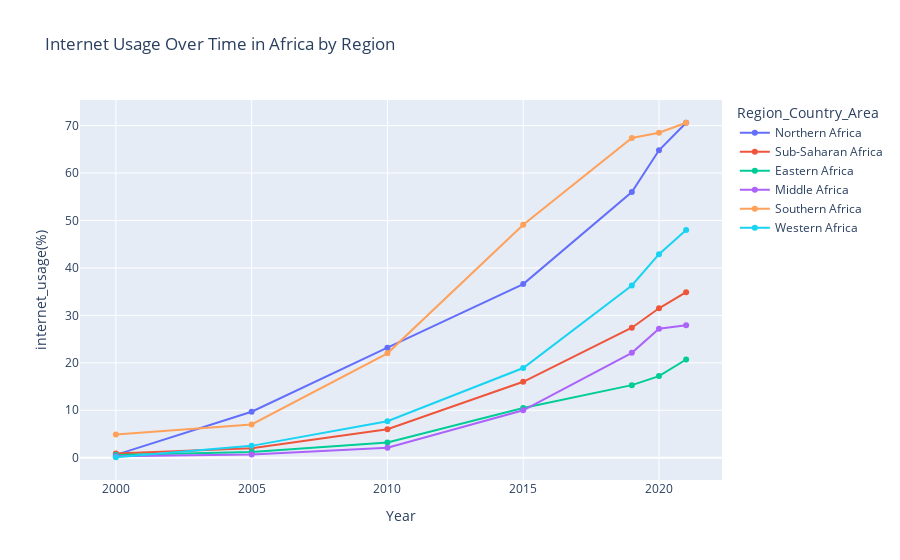

Notebook cell for this chart:
### Markdown cell above
* **Different African Regions**

### Code cell
fig = px.line(
    african_internet,
    x='Year',
    y='internet_usage(%)',
    color='Region_Country_Area',
    markers=True,
    title='Internet Usage Over Time in Africa by Region'
)

fig.show()

### Figure 1 — Plotly figure (JSON) as saved in the notebook; plotly's stock layout.template omitted (floating-point values rounded to 4 significant figures)
{"data": [{"hovertemplate": "Region_Country_Area=Northern Africa<br>Year=%{x}<br>internet_usage(%)=%{y}<extra></extra>", "legendgroup": "Northern Africa", "line": {"color": "#636efa", "dash": "solid"}, "marker": {"symbol": "circle"}, "mode": "lines+markers", "name": "Northern Africa", "orientation": "v", "showlegend": true, "type": "scatter", "x": [2000, 2005, 2010, 2015, 2019, 2020, 2021], "xaxis": "x", "y": [0.6, 9.7, 23.2, 36.6, 56, 64.8, 70.6], "yaxis": "y"}, {"hovertemplate": "Region_Country_Area=Sub-Saharan Africa<br>Year=%{x}<br>internet_usage(%)=%{y}<extra></extra>", "legendgroup": "Sub-Saharan Africa", "line": {"color": "#EF553B", "dash": "solid"}, "marker": {"symbol": "circle"}, "mode": "lines+markers", "name": "Sub-Saharan Africa", "orientation": "v", "showlegend": true, "type": "scatter", "x": [2000, 2005, 2010, 2015, 2019, 2020, 2021], "xaxis": "x", "y": [0.9, 2, 6, 16, 27.4, 31.5, 34.9], "yaxis": "y"}, {"hovertemplate": "Region_Country_Area=Eastern Africa<br>Year=%{x}<br>internet_usage(%)=%{y}<extra></extra>", "legendgroup": "Eastern Africa", "line": {"color": "#00cc96", "dash": "solid"}, "marker": {"symbol": "circle"}, "mode": "lines+markers", "name": "Eastern Africa", "orientation": "v", "showlegend": true, "type": "scatter", "x": [2000, 2005, 2010, 2015, 2019, 2020, 2021], "xaxis": "x", "y": [0.6, 1.2, 3.2, 10.5, 15.3, 17.2, 20.7], "yaxis": "y"}, {"hovertemplate": "Region_Country_Area=Middle Africa<br>Year=%{x}<br>internet_usage(%)=%{y}<extra></extra>", "legendgroup": "Middle Africa", "line": {"color": "#ab63fa", "dash": "solid"}, "marker": {"symbol": "circle"}, "mode": "lines+markers", "name": "Middle Africa", "orientation": "v", "showlegend": true, "type": "scatter", "x": [2000, 2005, 2010, 2015, 2019, 2020, 2021], "xaxis": "x", "y": [0.3, 0.7, 2.1, 10, 22.1, 27.2, 27.9], "yaxis": "y"}, {"hovertemplate": "Region_Country_Area=Southern Africa<br>Year=%{x}<br>internet_usage(%)=%{y}<extra></extra>", "legendgroup": "Southern Africa", "line": {"color": "#FFA15A", "dash": "solid"}, "marker": {"symbol": "circle"}, "mode": "lines+markers", "name": "Southern Africa", "orientation": "v", "showlegend": true, "type": "scatter", "x": [2000, 2005, 2010, 2015, 2019, 2020, 2021], "xaxis": "x", "y": [4.9, 7, 22, 49.1, 67.4, 68.5, 70.6], "yaxis": "y"}, {"hovertemplate": "Region_Country_Area=Western Africa<br>Year=%{x}<br>internet_usage(%)=%{y}<extra></extra>", "legendgroup": "Western Africa", "line": {"color": "#19d3f3", "dash": "solid"}, "marker": {"symbol": "circle"}, "mode": "lines+markers", "name": "Western Africa", "orientation": "v", "showlegend": true, "type": "scatter", "x": [2000, 2005, 2010, 2015, 2019, 2020, 2021], "xaxis": "x", "y": [0.1, 2.5, 7.7, 18.9, 36.3, 42.9, 48], "yaxis": "y"}], "layout": {"legend": {"title": {"text": "Region_Country_Area"}, "tracegroupgap": 0}, "title": {"text": "Internet Usage Over Time in Africa by Region"}, "xaxis": {"anchor": "y", "domain": [0, 1], "title": {"text": "Year"}}, "yaxis": {"anchor": "x", "domain": [0, 1], "title": {"text": "internet_usage(%)"}}}}
